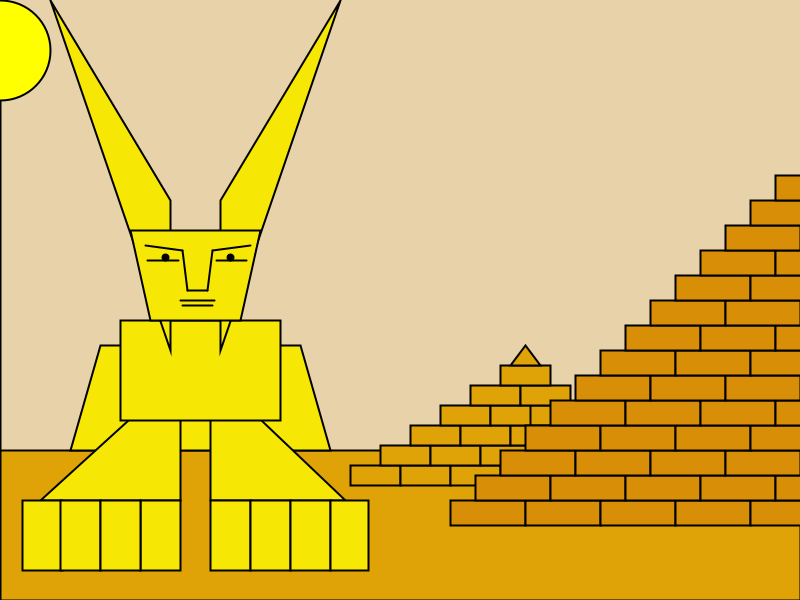
Frame 1 (no input)
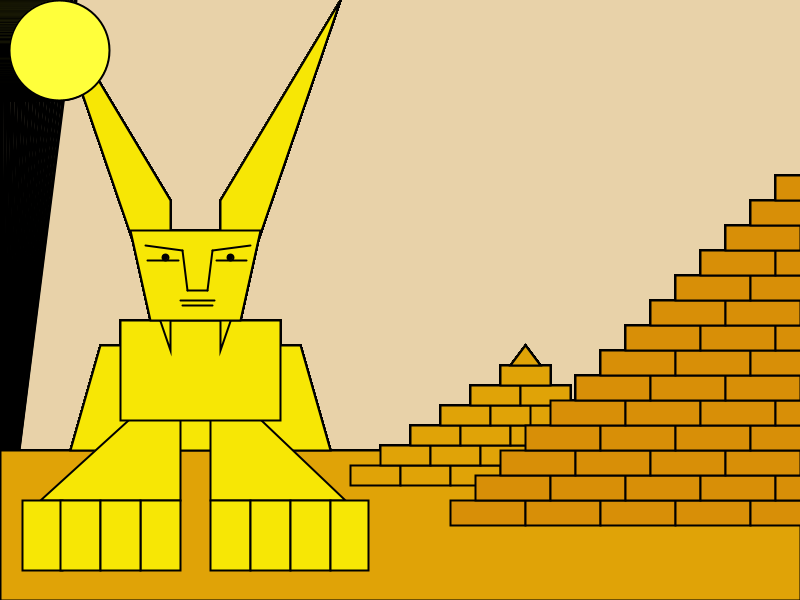
Frame 60 (the mouse pressed at the canvas centre just before this capture)
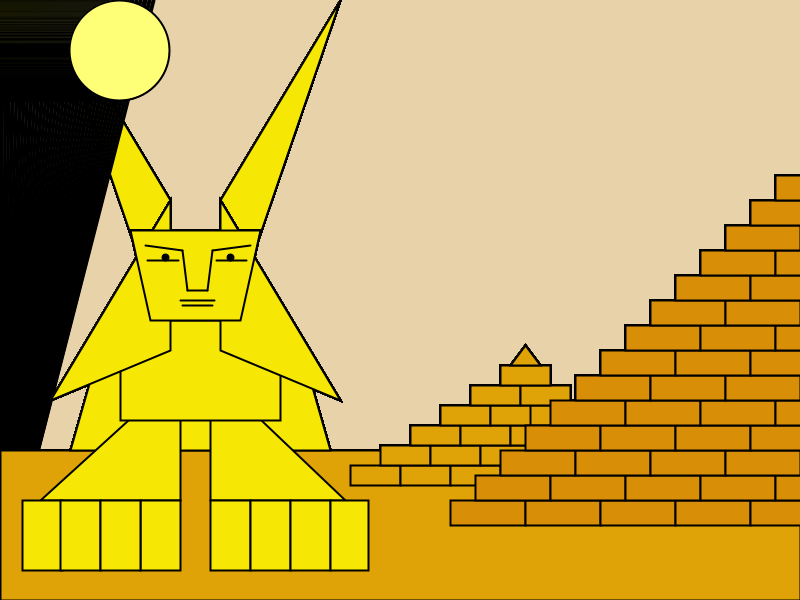
Frame 120 (the mouse held since frame 60 and released just before this capture)

The Processing sketch that drew these frames (run headless with seeded random() and noise(); from frame 60 on, the mouse is pressed at the canvas centre):

// Processing sketch: processing_90090
// ── processing_90090.pde

int w1=75;
int l1=25;
int w2=50;
int l2=20;
float Line=0;
int Sun=50;
float Sun1=0;
int speed=1;

void setup() {
  size(800, 600);
  background(232, 210, 169);
}

void draw() {
  smooth();
  noStroke();
  fill(224, 163, 7);
  rect(0, 450, 800, 150);
  stroke(0);
  strokeWeight(2);
  fill(198, 130, 2);

  line(Line, 0, 0, 600);
  Line= Line + 1.3;

  fill(224, 163, 7);
  rect(0, 450, 800, 150);

  //Pyramid 2
  rect(350, 465, w2, l2);
  rect(400, 465, w2, l2);
  rect(450, 465, w2, l2);
  rect(380, 445, w2, l2);
  rect(430, 445, w2, l2);
  rect(480, 445, w2, l2);
  rect(410, 425, w2, l2);
  rect(460, 425, w2, l2);
  rect(510, 425, w2, l2);
  rect(440, 405, w2, l2);
  rect(490, 405, w2, l2);
  rect(530, 405, w2, l2);
  rect(470, 385, w2, l2);
  rect(520, 385, w2, l2);
  rect(500, 365, w2, l2);
  triangle(510, 365, 540, 365, 525, 345);



  //Pyramid 1
  fill(216, 143, 7);
  rect(450, 500, w1, l1);
  rect(525, 500, w1, l1);
  rect(600, 500, w1, l1);
  rect(675, 500, w1, l1);
  rect(750, 500, w1, l1);
  rect(475, 475, w1, l1);
  rect(550, 475, w1, l1);
  rect(625, 475, w1, l1);
  rect(700, 475, w1, l1);
  rect(775, 475, w1, l1);
  rect(500, 450, w1, l1);
  rect(575, 450, w1, l1);
  rect(650, 450, w1, l1);
  rect(725, 450, w1, l1);
  rect(525, 425, w1, l1);
  rect(600, 425, w1, l1);
  rect(675, 425, w1, l1);
  rect(750, 425, w1, l1);
  rect(550, 400, w1, l1);
  rect(625, 400, w1, l1);
  rect(700, 400, w1, l1);
  rect(775, 400, w1, l1);
  rect(575, 375, w1, l1);
  rect(650, 375, w1, l1);
  rect(725, 375, w1, l1);
  rect(600, 350, w1, l1);
  rect(675, 350, w1, l1);
  rect(750, 350, w1, l1);
  rect(625, 325, w1, l1);
  rect(700, 325, w1, l1);
  rect(775, 325, w1, l1);
  rect(650, 300, w1, l1);
  rect(725, 300, w1, l1);
  rect(675, 275, w1, l1);
  rect(750, 275, w1, l1);
  rect(700, 250, w1, l1);
  rect(775, 250, w1, l1);
  rect(725, 225, w1, l1);
  rect(750, 200, w1, l1);
  rect(775, 175, w1, l1);

  //Essfinge
  fill(247, 231, 5);
  quad(100, 345, 300, 345, 330, 450, 70, 450);
  //Knees
  quad(210, 400, 240, 400, 345, 500, 210, 500);
  quad(150, 400, 180, 400, 180, 500, 40, 500);
  //Fingers
  rect(22, 500, 40, 70);
  rect(60, 500, 40, 70);
  rect(140, 500, 40, 70);
  rect(100, 500, 40, 70);
  rect(210, 500, 40, 70);
  rect(250, 500, 40, 70);
  rect(290, 500, 40, 70);
  rect(330, 500, 38, 70);

  //Body
  rect(120, 320, 160, 100);
  triangle(170, 200, 170, 350, 50, mouseX);
  triangle(220, 200, 220, 350, 340, mouseX);
  //face
  quad(130, 230, 150, 320, 240, 320, 260, 230);
  line(145, 245, 182, 250);
  line(212, 250, 250, 245);
  fill(0);
  ellipse(230, 257, 6, 6);
  ellipse(165, 257, 6, 6);
  line(147, 260, 178, 260);
  line(216, 260, 246, 260);
  line(182, 250, 187, 290);
  line(212, 250, 207, 290);
  line(187, 290, 207, 290);
  line(180, 300, 214, 300);
  line(182, 305, 212, 305);

  //Sun
  fill(255, 255, Sun1);
  ellipse (Sun1, 50, 100, 100);
  if (Sun1 > width) {
    speed = speed* - 1;
  }
  else if (Sun1 < 0) {
    speed = speed* - 1;
  }
  Sun1 = Sun1 + speed;
}

void mouseDragged() {
  stroke(255);
  line(pmouseX, pmouseY, mouseX, mouseY);
  fill(245);
}
void keyPressed() {
  background(232, 210, 169);
} 
